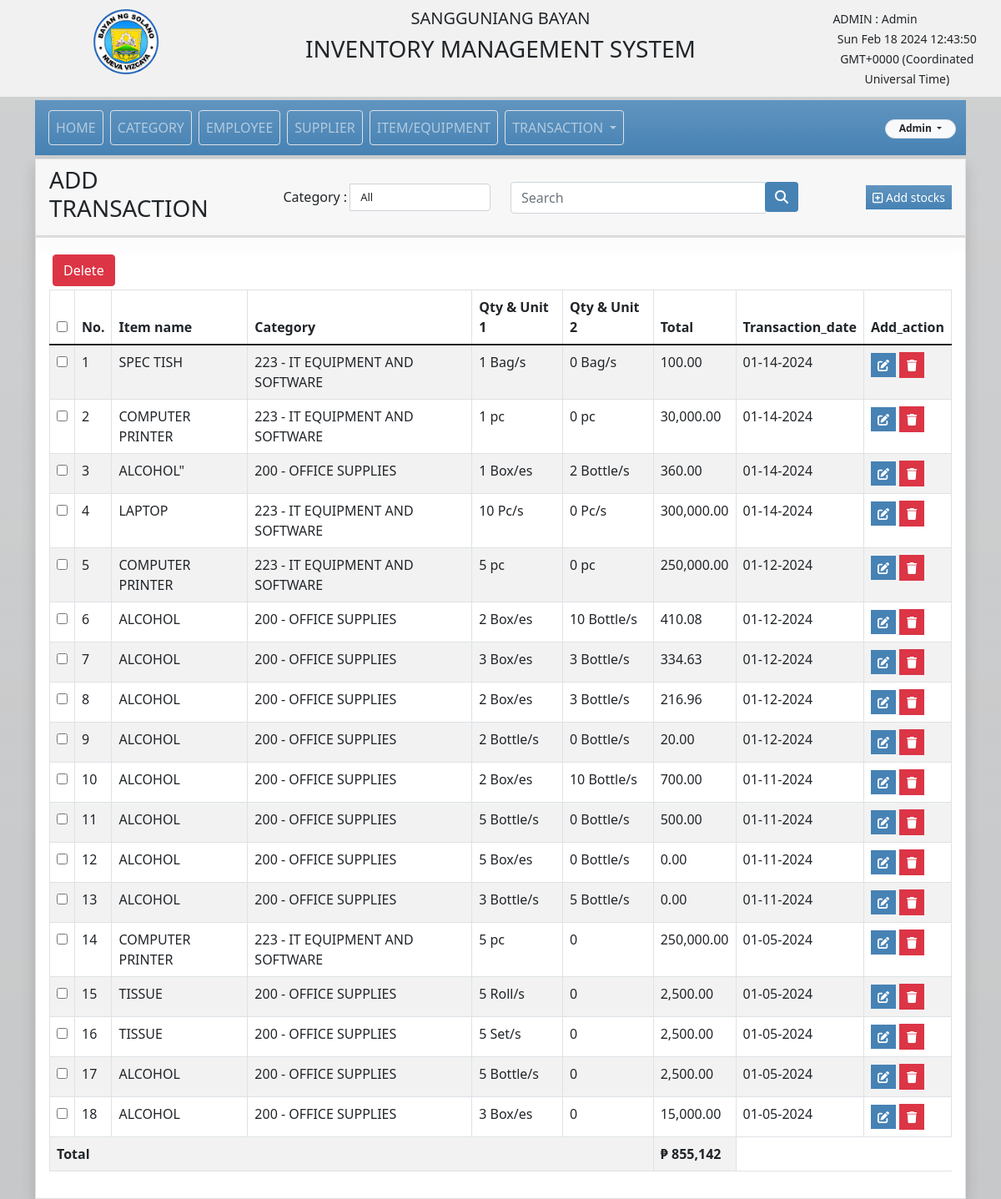
Page /addstock.php (signed in) on the committed database.
### tables this page shows
CREATE TABLE `tbl_itemtrans` (
  `id` int(11) NOT NULL,
  `trans_type` varchar(100) NOT NULL,
  `emp_id` int(11) NOT NULL,
  `emp_name` varchar(150) NOT NULL,
  `item_id` int(11) NOT NULL,
  `item_name` varchar(150) NOT NULL,
  `item_code` varchar(150) NOT NULL,
  `cat_id` int(11) NOT NULL,
  `cat_name` varchar(150) NOT NULL,
  `sup_id` int(11) NOT NULL,
  `sup_name` varchar(150) NOT NULL,
  `description` varchar(255) NOT NULL,
  `qty` int(11) NOT NULL,
  `qty_2` int(11) NOT NULL,
  `qty_ind` int(11) NOT NULL,
  `qty_rls_ind` int(100) NOT NULL,
  `release_qty` int(11) NOT NULL,
  `unit` varchar(50) NOT NULL,
  `unit_2` varchar(100) NOT NULL,
  `amount` decimal(13,4) NOT NULL,
  `amount_2` decimal(13,4) NOT NULL,
  `total` decimal(13,4) NOT NULL,
  `rls_total` decimal(13,4) NOT NULL,
  `trans_date` date NOT NULL,
  `remarks` varchar(255) DEFAULT NULL,
  `status` varchar(50) NOT NULL,
  `eul` varchar(100) NOT NULL,
  `warehouse` varchar(100) NOT NULL,
  `user_name` varchar(100) NOT NULL,
  `user_id` int(11) NOT NULL,
  `ref_id` int(11) NOT NULL,
  `ref_trans` varchar(100) NOT NULL,
  `from_id` int(11) NOT NULL,
  `from_name` varchar(100) NOT NULL,
  `date_created` datetime NOT NULL DEFAULT current_timestamp(),
  `date_update` datetime DEFAULT NULL
);

### controller/addstock_controller.php (called while the page is built, shortened)
<?php
$cat_select_name ='All';

### addstock.php (the view, shortened to what this page needs)
<?php
    include('template/header.php');
    require_once 'controller/addstock_controller.php';
?>
<?php
include('template/container.php');
include('menus.php');
if(isset($_SESSION['type']) && isset($_SESSION['email'])){
?>
<div class="row">
		<div class="col-lg-12">
			    <div class="card card-default rounded-0 shadow">
                    <div class="card-header">
                        <div class="row">
							<div class="col-lg-3 col-md-2 col-sm-2 col-xs-8">
									<h3 class="card-title">ADD TRANSACTION</h3>
							</div>
                            <div class="col-lg-3 w-10 catrow align-items-center align-self-center  m-0" >
                                <form method="GET" action="">
                                    <div class="input-group">
                                        <label for="category" class="input-group-append m-1">Category :</label>
                                        <select style="width:150px;font-size:small;" class="form-control" name="category"  autocomplete="off" onchange="this.form.submit()">
                                            <option value="All" ><?php echo $cat_select_name; ?>
                                                <i class="fa-duotone fa-arrow-down"></i></option>
                                        </select>
                                    </div>
                                </form>
                            </div>
                            <div class="col-lg-4 align-self-center  m-0">
                                <form action="" method="GET" class="">
                                    <div class="input-group  ">
                                        <input type="text" name="search" value="<?php if(isset($_GET['search'])){ echo $_GET['search']; };
                                        ?>" class="form-control" placeholder="Search" >
                                        <div class="input-group-append">
                                            <button type="submit" class="btn btn-primary"><i class="fa-solid fa-magnifying-glass"></i></button>
                                        </div>
                                    </div>
                                </form>
                            </div>
                            <div class="col-lg-2 col-md-3 col-sm-5 col-xs-8 text-end align-self-center">
                                    <button type="button" name="add" id="itemAdd" data-bs-toggle="modal" data-bs-target="#itemModal" class="btn btn-primary btn-sm bg-gradient rounded-0"><i class="far fa-plus-square"></i> Add stocks</button>
                            </div>
					    </div>
                </div>
                <div class="card card-default rounded-0 shadow">
                </div>
                <div class="card-body">
                    <div class="row">
                    	<div class="col-sm-12 table-responsive">
                        <form method="post" action="controller/addstock_controller.php">
                        <input type="submit" <?php if($_SESSION['type']!='admin'){ echo 'hidden';}  ?> name="submitDel" value="Delete" onclick="return confirm('Are you sure to delete this transaction/s')" class="btn btn-danger m-1">
                    		<table id="itemList" class="table table-bordered table-striped">
                    			<thead>
                                    <tr>
                                        <th <?php if($_SESSION['type']!='admin'){ echo 'hidden';}  ?> ><input  type="checkbox" id="checkAll" ></th>
                                        <th>No.</th>
                                        <th>Item name</th>
                                        <th>Category</th>
                                        <th>Qty & Unit 1</th>
                                        <th>Qty & Unit 2</th>
                                        <th>Total</th>
                                        <th>Transaction_date</th>
                                        <th>Add_action</th>
                                    </tr>
                                </thead>
                                <tbody>
                                    <?php
                                    $total = 0;
                                    if(isset($_GET['search'])){
                                        $filter_val = $_GET['search'];
                                        $res = $conn->query("SELECT *,ROW_NUMBER() OVER(ORDER BY t.date_created DESC) AS Row,t.item_name,t.cat_name,t.amount,t.qty_ind,i.qty as i_qty, t.qty as t_qty,t.unit,i.unit_group,t.total,t.trans_date FROM tbl_itemtrans as t
                                        JOIN tbl_item as i ON i.item_id = t.item_id  WHERE CONCAT(t.item_name,t.item_code) LIKE '%$filter_val%' AND t.status='Active' AND t.trans_type='add' ") or die($conn->error);
                                    }else{
                                        $res = $conn->query("SELECT *,ROW_NUMBER() OVER(ORDER BY t.date_created DESC) AS Row,t.item_name,t.cat_name,t.amount,t.qty_ind,i.qty as i_qty, t.qty as t_qty,t.unit,i.unit_group,t.total,t.trans_date FROM tbl_itemtrans as t
                                        JOIN tbl_item as i ON i.item_id = t.item_id  WHERE t.status='Active' AND t.trans_type='add' ") or die($conn->error);
                                    }
                                    while ($row=$res->fetch_assoc()):
                                    $total+=$row['total'];
                                    ?>
                                    <tr>
                                        <td <?php if($_SESSION['type']!='admin'){ echo 'hidden';}  ?>><input type="checkbox" class="checkItem" value="<?php echo $row['id']; ?>" name="id[]"></td>
                                        <td><?php echo $row['Row']; ?></td>
                                        <td><?php echo strtoupper($row['item_name']); ?></td>
                                        <td><?php echo $row['cat_name']; ?></td>
                                        <td><?php echo $row['t_qty'] . ' ' . $row['unit']; ?></td>
                                        <td><?php echo $row['qty_2'] . ' ' .$row['unit_2']; ?></td>
                                        <td><?php echo number_format($row['total'],2); ?></td>
                                        <td><?php echo
                                        date("m-d-Y", strtotime($row['trans_date']));
                                         ?></td>
                                        <td>
                                            <a href="addstock.php?edit=<?php echo $row['id']; ?>"
                                                class="btn btn-primary rounded-0 btn-sm"><i class="fa-solid fa-pen-to-square"></i></a>
                                        <?php
                                        if(isset($_SESSION['type']) && $_SESSION['type']=='admin'){
                                            echo '<a href="controller/addstock_controller.php?delete='.$row['id'].'"
                                             onclick="return confirm(\'Are you sure you want to delete this Transaction?\')"
                                                class="btn btn-danger rounded-0 btn-sm"><i class="fa-solid fa-trash"></i> </a>';
                                        }
                                        ?>
                                        </td>
                                    </tr>
                                    <?php endwhile; ?>
                                    <tr>
                                        <th colspan="6">Total</th>
                                        <th colspan=""><?php  echo '₱ '.number_format($total); ?></th>
                                    </tr>
                                </tbody>
                    		</table>
                            </form>
                    	</div>
                    </div>
                </div>
            </div>
        </div>
    </div>
</div>
<?php
}
else{
    header("Location: index.php");
}
?>

### assets/style.css (style rules this page uses)
html, body { height: 100% !important; width: 100% !important; }

### template/container.php (style rules this page uses)
.navbar,.btn-primary { background-color:#4682B4 !important; border:none; }

### rows in the picture
tbl_itemtrans: Row "1", item_name "SPEC TISH", cat_name "223 - IT EQUIPMENT AND SOFTWARE", qty "1", unit "Bag/s", qty_2 "0", unit_2 "Bag/s", total "100.00", trans_date "01-14-2024"
tbl_itemtrans: Row "2", item_name "COMPUTER PRINTER", cat_name "223 - IT EQUIPMENT AND SOFTWARE", qty "1", unit "pc", qty_2 "0", unit_2 "pc", total "30,000.00", trans_date "01-14-2024"
tbl_itemtrans: Row "3", item_name "ALCOHOL\"", cat_name "200 - OFFICE SUPPLIES", qty "1", unit "Box/es", qty_2 "2", unit_2 "Bottle/s", total "360.00", trans_date "01-14-2024"
tbl_itemtrans: Row "4", item_name "LAPTOP", cat_name "223 - IT EQUIPMENT AND SOFTWARE", qty "10", unit "Pc/s", qty_2 "0", unit_2 "Pc/s", total "300,000.00", trans_date "01-14-2024"
tbl_itemtrans: Row "5", item_name "COMPUTER PRINTER", cat_name "223 - IT EQUIPMENT AND SOFTWARE", qty "5", unit "pc", qty_2 "0", unit_2 "pc", total "250,000.00", trans_date "01-12-2024"
tbl_itemtrans: Row "6", item_name "ALCOHOL", cat_name "200 - OFFICE SUPPLIES", qty "2", unit "Box/es", qty_2 "10", unit_2 "Bottle/s", total "410.08", trans_date "01-12-2024"
tbl_itemtrans: Row "7", item_name "ALCOHOL", cat_name "200 - OFFICE SUPPLIES", qty "3", unit "Box/es", qty_2 "3", unit_2 "Bottle/s", total "334.63", trans_date "01-12-2024"
tbl_itemtrans: Row "8", item_name "ALCOHOL", cat_name "200 - OFFICE SUPPLIES", qty "2", unit "Box/es", qty_2 "3", unit_2 "Bottle/s", total "216.96", trans_date "01-12-2024"
tbl_itemtrans: Row "9", item_name "ALCOHOL", cat_name "200 - OFFICE SUPPLIES", qty "2", unit "Bottle/s", qty_2 "0", unit_2 "Bottle/s", total "20.00", trans_date "01-12-2024"
tbl_itemtrans: Row "10", item_name "ALCOHOL", cat_name "200 - OFFICE SUPPLIES", qty "2", unit "Box/es", qty_2 "10", unit_2 "Bottle/s", total "700.00", trans_date "01-11-2024"
tbl_itemtrans: Row "11", item_name "ALCOHOL", cat_name "200 - OFFICE SUPPLIES", qty "5", unit "Bottle/s", qty_2 "0", unit_2 "Bottle/s", total "500.00", trans_date "01-11-2024"
tbl_itemtrans: Row "12", item_name "ALCOHOL", cat_name "200 - OFFICE SUPPLIES", qty "5", unit "Box/es", qty_2 "0", unit_2 "Bottle/s", total "0.00", trans_date "01-11-2024"
tbl_itemtrans: Row "13", item_name "ALCOHOL", cat_name "200 - OFFICE SUPPLIES", qty "3", unit "Bottle/s", qty_2 "5", unit_2 "Bottle/s", total "0.00", trans_date "01-11-2024"
tbl_itemtrans: Row "14", item_name "COMPUTER PRINTER", cat_name "223 - IT EQUIPMENT AND SOFTWARE", qty "5", unit "pc", qty_2 "0", total "250,000.00", trans_date "01-05-2024"
tbl_itemtrans: Row "15", item_name "TISSUE", cat_name "200 - OFFICE SUPPLIES", qty "5", unit "Roll/s", qty_2 "0", total "2,500.00", trans_date "01-05-2024"
tbl_itemtrans: Row "16", item_name "TISSUE", cat_name "200 - OFFICE SUPPLIES", qty "5", unit "Set/s", qty_2 "0", total "2,500.00", trans_date "01-05-2024"
tbl_itemtrans: Row "17", item_name "ALCOHOL", cat_name "200 - OFFICE SUPPLIES", qty "5", unit "Bottle/s", qty_2 "0", total "2,500.00", trans_date "01-05-2024"
tbl_itemtrans: Row "18", item_name "ALCOHOL", cat_name "200 - OFFICE SUPPLIES", qty "3", unit "Box/es", qty_2 "0", total "15,000.00", trans_date "01-05-2024"

### other values in the picture
$_SESSION['type'] "ADMIN"
$_SESSION['user_name'] "Admin"
$total "855,142"
form field category "All"
